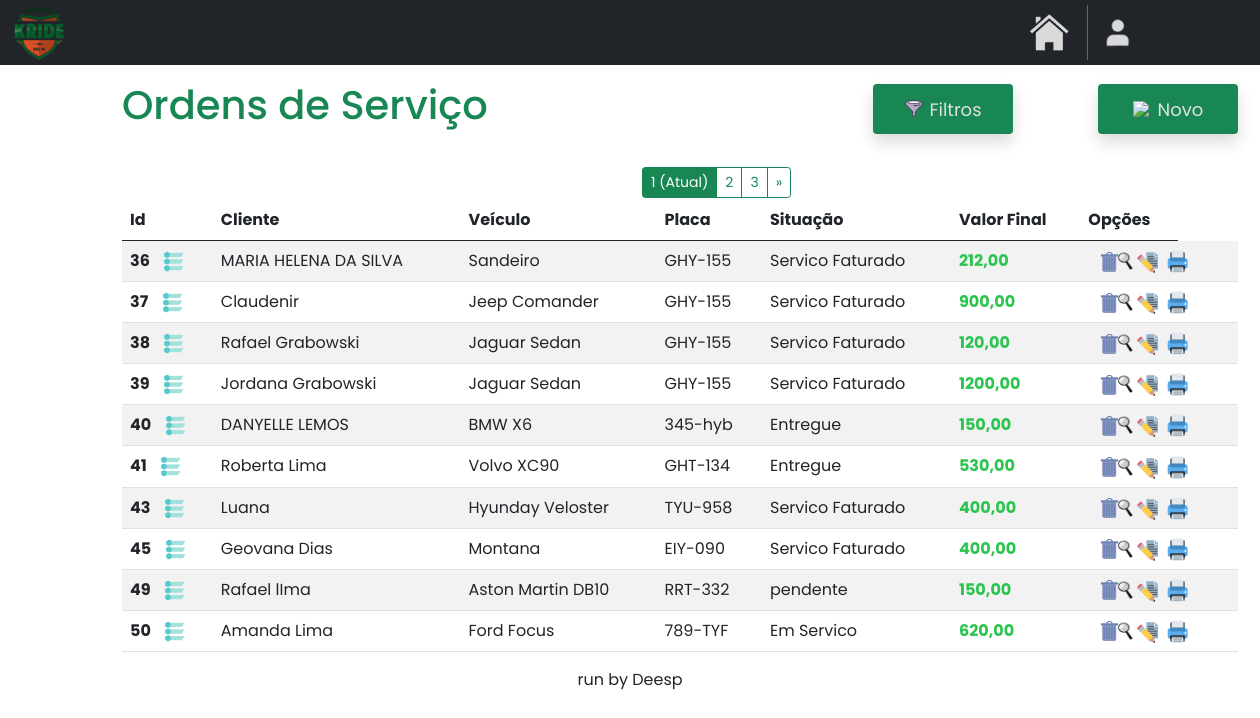
Page /home/ordem_servico on the committed database.
### OS/models.py (models this page shows)
class OrdemServico(models.Model):
    renavam = models.IntegerField()
    placa = models.CharField(max_length=10)
    cliente_id = models.ForeignKey(Cliente, on_delete=models.CASCADE)
    nome_cliente = models.CharField(max_length=40)
    chassi = models.CharField(max_length=30, default='')
    cor = models.CharField(max_length=14, default='')
    combustivel = models.CharField(max_length=15, default='')
    modelo = models.CharField(max_length=25, default='')
    valor_veiculo = models.CharField(max_length=10, default='')
    ano_modelo = models.CharField(max_length=5, default='')
    pendencias = models.CharField(max_length=30, default='')
    data_entrega = models.DateField(null=True, blank=True)
    data_aq = models.DateField(null=True, blank=True)
    data_servico = models.DateField(default=datetime.date.today)
    desconto = models.CharField(max_length=10, default='')
    valor_f = models.CharField(max_length=10, default='')
    observacoes = models.TextField(blank=True, null=True)
    status = models.CharField(max_length=20, default='')
    cpf_vendedor = models.CharField(max_length=20, default='')
    concessionaria = models.CharField(max_length=30, default='')
    tipo_veiculo = models.CharField(max_length=15, default='')

### OS/views.py (the view)
# urls.py: path('ordem_servico', osviews.ordem_servico, name='ordem_servico'),
def ordem_servico(request):
    return paginacao(request)

### OS/views.py (called while the page is built)
def paginacao(request):
    ordens_servicos = OrdemServico.objects.all().values('id', 'nome_cliente', 'modelo', 'placa', 'status', 'valor_f')
    ordens_servicos_paginados = Paginator(ordens_servicos, 10)
    page_num = request.GET.get('page')
    ordens_servicos = ordens_servicos_paginados.get_page(page_num)
    return render(request, 'os.html', {'ordens_servicos': ordens_servicos})

### OS/templates/os.html (shortened to what this page needs)
{% extends "base.html" %}
{% load static %}
{% block content %}
<!DOCTYPE html>
<html lang="en">
<head>
    <link href="https://cdn.jsdelivr.net/npm/bootstrap@5.0.2/dist/css/bootstrap.min.css" rel="stylesheet">
</head>
<body>
    <div class="container mt-3 custom-container">
        <div class="d-flex justify-content-start align-items-center">
            <h1 class="me-auto text-success">Ordens de Serviço</h1>
            <div class="shadow bg-success rounded" style="width: 140px; height: 50px; margin-left: auto;">
                <a href="#" style="text-decoration: none; display: flex; align-items: center; justify-content: center; width: 100%; height: 100%;" id="btnMostrarFiltro">
                    <img src="{% static 'images/mini-filtro.png' %}" style="width: 20px; margin-right: 5px;">
                    <p class="hover-link" style="font-size: 18px; margin: 0;">Filtros</p>
                </a>
            </div>
            <div class="shadow bg-success rounded" style="width: 140px; height: 50px; margin-left: 85px;">
                <a href="{% url 'newos' %}" style="text-decoration: none; display: flex; align-items: center; justify-content: center; width: 100%; height: 100%;">
                    <img src="{% static 'images/novo.png' %}" style="width: 20px; margin-right: 5px;">
                    <p class="hover-link" style="font-size: 18px; margin: 0;">Novo</p>
                </a>
            </div>
        </div>
        {% if ordens_servicos.has_other_pages %}
            <div class="btn-group" role="group" aria-label="Item pagination" style="margin-left: 520px; margin-top: 30px; margin-bottom: -14px;">
                {% for page_number in ordens_servicos.paginator.page_range %}
                    {% if ordens_servicos.number == page_number %}
                        <button class="btn btn-outline-success btn-sm active">
                            <span>{{ page_number }} <span class="sr-only">(Atual)</span></span>
                        </button>
                    {% else %}
                        <a href="?page={{ page_number }}" class="btn btn-outline-success btn-sm">
                            {{ page_number }}
                        </a>
                    {% endif %}
                {% endfor %}
                {% if ordens_servicos.has_next %}
                    <a href="?page={{ ordens_servicos.next_page_number }}" class="btn btn-outline-success btn-sm">&raquo;</a>
                {% endif %}
            </div>
        {% endif %}
        <table class="table table-striped mt-3">
            <thead>
                <tr>
                    <th scope="col">Id</th>
                    <th scope="col">Cliente</th>
                    <th scope="col">Veículo</th>
                    <th scope="col">Placa</th>
                    <th scope="col">Situação</th>
                    <th scope="col">Valor Final</th>
                    <th scope="col">Opções</th>
                </tr>
            </thead>
            <tbody  id="tbodyOrdens">
                {% for ordem_servico in ordens_servicos %}
                    <tr>
                        <th>
                            {{ordem_servico.id}}
                            <a href="#" class="openOptions">
                                <img src="{% static 'images/status.png' %}" style="width: 23px; height: 21px; margin-left: 9px;" alt="status" title="ALTERAR STATUS">
                            </a>
                        </th>
                        <td>{{ordem_servico.nome_cliente}}</td>
                        <td>{{ordem_servico.modelo}}</td>
                        <td>{{ordem_servico.placa}}</td>
                        <td>{{ordem_servico.status}}</td>
                        <td style="color: #2ac44e; font-weight: bold;">{{ordem_servico.valor_f}}</td>
                        <td>
                            <a href="#" class="delete-button" data-toggle="modal" data-target="#confirmDeleteModal" data-url="{% url 'excluir_os' ordem_servico.id %}" title="EXCLUIR" style="height: 20px; margin-left: 10px;">
                                <img src="{% static 'images/excluir.png' %}" style="width: 24px; height: 22px;">
                            </a>
                        </td>
                        <td>
                            <a href="{% url 'consultar_os' ordem_servico.id %}"  title="CONSULTAR" style="height: 20px; margin-left: -71px;">
                                <img src="{% static 'images/consultar.png' %}" style="width: 22px; height: 23px;">
                            </a>
                        </td>
                        <td>
                            <a href="{% url 'editar_os' ordem_servico.id %}"  title="EDITAR" style="height: 20px; margin-left: -70px;">
                                <img src="{% static 'images/editaros.png' %}" style="width: 22px; height: 23px;">
                            </a>
                        </td>
                        <td>
                            <a href="{% url 'imprimir_os' ordem_servico.id %}"  title="IMPRIMIR" style="height: 20px; margin-left: -60px;">
                                <img src="{% static 'images/imprimiros.png' %}" style="width: 22px; height: 23px;">
                            </a>
                        </td>
                    </tr>
                {% endfor %}
            </tbody>
        </table>
    </div>
</body>
</html>
{% endblock %}

### OS/templates/os.html (style rules this page uses)
body { font-family: 'Poppins', sans-serif; }
.hover-link { color: rgb(225, 225, 225); transition: color 0.3s ease; }
.custom-container { margin-left: 110px; margin-right: 100px; }

### rows in the picture
OrdemServico: id "36", nome_cliente "MARIA HELENA DA SILVA", modelo "Sandeiro", placa "GHY-155", status "Servico Faturado", valor_f "212,00"
OrdemServico: id "37", nome_cliente "Claudenir", modelo "Jeep Comander", placa "GHY-155", status "Servico Faturado", valor_f "900,00"
OrdemServico: id "38", nome_cliente "Rafael Grabowski", modelo "Jaguar Sedan", placa "GHY-155", status "Servico Faturado", valor_f "120,00"
OrdemServico: id "39", nome_cliente "Jordana Grabowski", modelo "Jaguar Sedan", placa "GHY-155", status "Servico Faturado", valor_f "1200,00"
OrdemServico: id "40", nome_cliente "DANYELLE LEMOS", modelo "BMW X6", placa "345-hyb", status "Entregue", valor_f "150,00"
OrdemServico: id "41", nome_cliente "Roberta Lima", modelo "Volvo XC90", placa "GHT-134", status "Entregue", valor_f "530,00"
OrdemServico: id "43", nome_cliente "Luana", modelo "Hyunday Veloster", placa "TYU-958", status "Servico Faturado", valor_f "400,00"
OrdemServico: id "45", nome_cliente "Geovana Dias", modelo "Montana", placa "EIY-090", status "Servico Faturado", valor_f "400,00"
OrdemServico: id "49", nome_cliente "Rafael lIma", modelo "Aston Martin DB10", placa "RRT-332", status "pendente", valor_f "150,00"
OrdemServico: id "50", nome_cliente "Amanda Lima", modelo "Ford Focus", placa "789-TYF", status "Em Servico", valor_f "620,00"

### other values in the picture
{{ page_number }} "1"
{{ page_number }} "2" "3"
